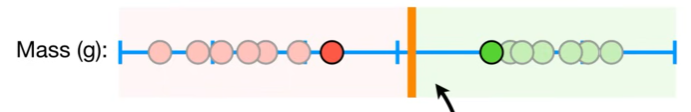
#> input picture Machine Learning/Support Vector Machine/Linear SVM/images/hyperplane_line.png, 691 x 112 px
$ jupyter execute --allow-errors classification.ipynb
#> lines starting #> are read from the running program, lines starting #| are printed output that depends on the picture
1. [Linear SVM](#linear-svm)

#### Linear SVM:
- the data points are linearly separable
- the datapoints that are closer between opposite classes are called support vectors

[cell 1]
from PIL import Image
from IPython.display import display

#> (the rest of this cell did not finish here and is left out)

- a line or hyperplane is drawn between the 2 nearest points of the opposite class
    - by taking the average of the distance between the 2 points

[cell 2]
from PIL import Image
from IPython.display import display

img = Image.open('images/hyperplane_line.png')
#> img is the input picture: PIL image 691x112 RGBA; mean R, G, B, A 239.5, 240.7, 234.4, 255
new_image = img.resize((460, 80))
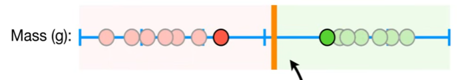
#> new_image: PIL image 460x80 RGBA; mean R, G, B, A 239.5, 240.7, 234.4, 255
display(new_image)

- In 3D space, the equation for the hyperplane is shown below

[cell 3]
from PIL import Image
from IPython.display import display

img = Image.open('images/hyperplane_eq.png')
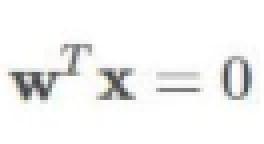
#> input picture Machine Learning/Support Vector Machine/Linear SVM/images/hyperplane_eq.png, 66 x 36 px (shown 4 times larger)
#> img is the input picture: PIL image 66x36 RGBA; mean R, G, B, A 242.9, 243.1, 242.5, 255
new_image = img.resize((120, 70))
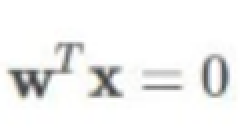
#> new_image: PIL image 120x70 RGBA (shown 2 times larger); mean R, G, B, A 242.8, 243.1, 242.5, 255
display(new_image)

- now, we see the hyperplane splitting classes and having two additional hyperplanes for positive and negative classes
    - we know that any data point below the positive hyperplane is positive
    - likewise, any data point above the negative hyperplane is negative
- the negative & positive hyperplane have respective equation as shown below

[cell 4]
from PIL import Image
from IPython.display import display

img = Image.open('images/hyperplane_eq3.png')
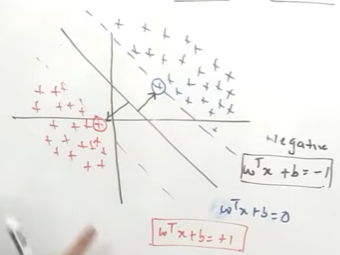
#> input picture Machine Learning/Support Vector Machine/Linear SVM/Classification/images/hyperplane_eq3.png, 340 x 255 px, found by its file name
#> img is the input picture: PIL image 340x255 RGBA; mean R, G, B, A 239.8, 239.2, 236.3, 255
new_image = img.resize((400, 300))
#> new_image: PIL image 400x300 RGBA
display(new_image)

- the distance between the 2 data points of the opposite class is called as marginal distance or margin
- we should ensure that the marginal distance is maximum to attain good model with best prediction
    - i.e. both sides of the hyperplane should be fairly large

[cell 5]
from PIL import Image
from IPython.display import display

#> (the rest of this cell did not finish here and is left out)

- to find the margin value, we take the differential equation of both positive and negative hyperplane

[cell 6]
from PIL import Image
from IPython.display import display

#> (the rest of this cell did not finish here and is left out)

- now we will remove the w^t from the equation by adding a normalized |w| in the denominator on both sides

[cell 7]
from PIL import Image
from IPython.display import display

img = Image.open('images/margin3.png')
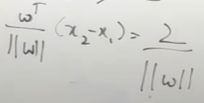
#> input picture Machine Learning/Support Vector Machine/Linear SVM/images/margin3.png, 204 x 103 px
#> img is the input picture: PIL image 204x103 RGBA; mean R, G, B, A 206.6, 206.6, 202.1, 255
new_image = img.resize((260, 150))
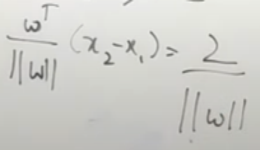
#> new_image: PIL image 260x150 RGBA; mean R, G, B, A 206.6, 206.6, 202.1, 255
display(new_image)

- As mentioned earlier, we need to maximize the margin value between the support vectors
- below is the optimization factor

[cell 8]
from PIL import Image
from IPython.display import display

#> (the rest of this cell did not finish here and is left out)

- In other words,
    - we consider any datapoint after the positive hyperplane as 1
    - we consider any datapoint after the negative hyperplane as -1

[cell 9]
from PIL import Image
from IPython.display import display

img = Image.open('images/margin5.png')
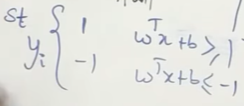
#> input picture Machine Learning/Support Vector Machine/Linear SVM/images/margin5.png, 244 x 106 px
#> img is the input picture: PIL image 244x106 RGBA; mean R, G, B, A 229, 229.7, 225.5, 255
new_image = img.resize((360, 140))
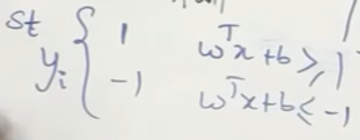
#> new_image: PIL image 360x140 RGBA; mean R, G, B, A 229, 229.7, 225.5, 255
display(new_image)

- now, by multiplying the hyperplane (+ve/-ve) with data points on either side of the plane will result in +ve values if they are classified correctly
- misclassification equation

[cell 10]
from PIL import Image
from IPython.display import display

#> (the rest of this cell did not finish here and is left out)

- eventhough, the margin value is the same as before but we see that the margin is moved closer to a certain class
- we should have the threshold set, with maximal margin classifier

[cell 11]
from PIL import Image
from IPython.display import display

img = Image.open('images/margin1.png')
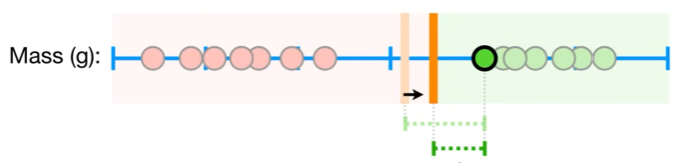
#> input picture Machine Learning/Support Vector Machine/Linear SVM/images/margin1.png, 679 x 163 px
#> img is the input picture: PIL image 679x163 RGBA; mean R, G, B, A 244.2, 244.9, 240.1, 255
new_image = img.resize((460, 120))
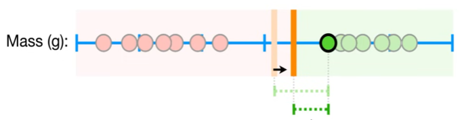
#> new_image: PIL image 460x120 RGBA; mean R, G, B, A 244.2, 244.9, 240.1, 255
display(new_image)
